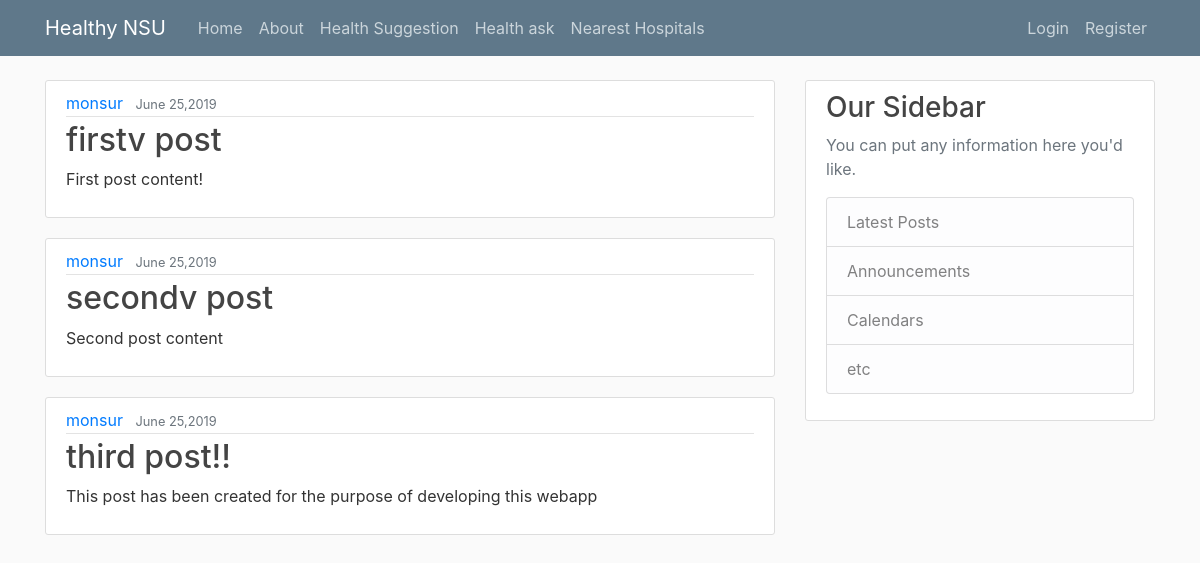
Screenshot of /healthsuggest/suggest/ with the database file from the repository.
### healthsuggest/models.py (models this page shows, shortened)
class Post(models.Model):
    title = models.CharField(max_length=100)
    content = models.TextField()
    date_posted = models.DateTimeField(default=timezone.now)
    author = models.ForeignKey(User, on_delete=models.CASCADE)

### healthsuggest/views.py (the view)
# urls.py: 2. Add a URL to urlpatterns:  path('', views.home, name='home')
def home(request):
    context ={
    'posts' : Post.objects.all()
    }
    return render(request, 'healthsuggest/healthsuggest.html',context)

### healthsuggest/templates/healthsuggest/healthsuggest.html
  {% extends "healthsuggest/base.html" %}
  {% block content %}
    {% for post in posts %}
    <article class="media content-section">
  <div class="media-body">
    <div class="article-metadata">
      <a class="mr-2" href="#">{{ post.author }}</a>
      <small class="text-muted">{{ post.date_posted|date:"F d,Y" }}</small>
    </div>
    <h2><a class="article-title" href="#">{{ post.title }}</a></h2>
    <p class="article-content">{{ post.content }}</p>
  </div>
</article>
    {% endfor %}
    {% endblock content %}

### healthsuggest/static/healthsuggest/main.css (style rules this page uses)
body { background: #fafafa; color: #333333; margin-top: 5rem; }
h1, h2, h3, h4, h5, h6 { color: #444444; }
.content-section { background: #ffffff; padding: 10px 20px; border: 1px solid #dddddd; border-radius: 3px; margin-bottom: 20px; }
.article-title { color: #444444; }
.article-content { white-space: pre-line; }
.article-metadata { padding-bottom: 1px; margin-bottom: 4px; border-bottom: 1px solid #e3e3e3 }

### rows the page displays
Post: author "monsur", date_posted "June 25,2019", title "firstv post", content "First post content!"
Post: author "monsur", date_posted "June 25,2019", title "secondv post", content "Second post content"
Post: author "monsur", date_posted "June 25,2019", title "third post!!", content "This post has been created for the purpose of developing this webapp"
